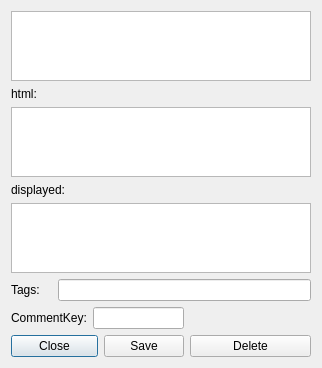
<?xml version="1.0" encoding="UTF-8"?>
<ui version="4.0">
 <class>DialogEditComments</class>
 <widget class="QDialog" name="DialogEditComments">
  <property name="geometry">
   <rect>
    <x>0</x>
    <y>0</y>
    <width>322</width>
    <height>300</height>
   </rect>
  </property>
  <property name="windowTitle">
   <string>Dialog</string>
  </property>
  <layout class="QGridLayout" name="gridLayout">
   <item row="0" column="0" colspan="4">
    <widget class="QTableView" name="tableView"/>
   </item>
   <item row="1" column="0">
    <widget class="QLabel" name="label">
     <property name="text">
      <string>html:</string>
     </property>
    </widget>
   </item>
   <item row="2" column="0" colspan="4">
    <widget class="QPlainTextEdit" name="htmlText"/>
   </item>
   <item row="3" column="0" colspan="2">
    <widget class="QLabel" name="label_2">
     <property name="text">
      <string>displayed:</string>
     </property>
    </widget>
   </item>
   <item row="4" column="0" colspan="4">
    <widget class="QTextEdit" name="textEdit"/>
   </item>
   <item row="5" column="0">
    <widget class="QLabel" name="label_4">
     <property name="text">
      <string>Tags:</string>
     </property>
    </widget>
   </item>
   <item row="5" column="1" colspan="3">
    <widget class="QLineEdit" name="tags"/>
   </item>
   <item row="6" column="0" colspan="3">
    <layout class="QHBoxLayout" name="horizontalLayout">
     <item>
      <widget class="QLabel" name="label_3">
       <property name="text">
        <string>CommentKey:</string>
       </property>
      </widget>
     </item>
     <item>
      <widget class="QLineEdit" name="commentKey"/>
     </item>
    </layout>
   </item>
   <item row="6" column="3">
    <spacer name="horizontalSpacer">
     <property name="orientation">
      <enum>Qt::Orientation::Horizontal</enum>
     </property>
     <property name="sizeHint" stdset="0">
      <size>
       <width>120</width>
       <height>20</height>
      </size>
     </property>
    </spacer>
   </item>
   <item row="7" column="0" colspan="2">
    <widget class="QPushButton" name="btnClose">
     <property name="text">
      <string>Close</string>
     </property>
    </widget>
   </item>
   <item row="7" column="2">
    <widget class="QPushButton" name="btnSave">
     <property name="text">
      <string>Save</string>
     </property>
    </widget>
   </item>
   <item row="7" column="3">
    <widget class="QPushButton" name="btnDelete">
     <property name="text">
      <string>Delete</string>
     </property>
    </widget>
   </item>
  </layout>
 </widget>
 <resources/>
 <connections/>
</ui>
